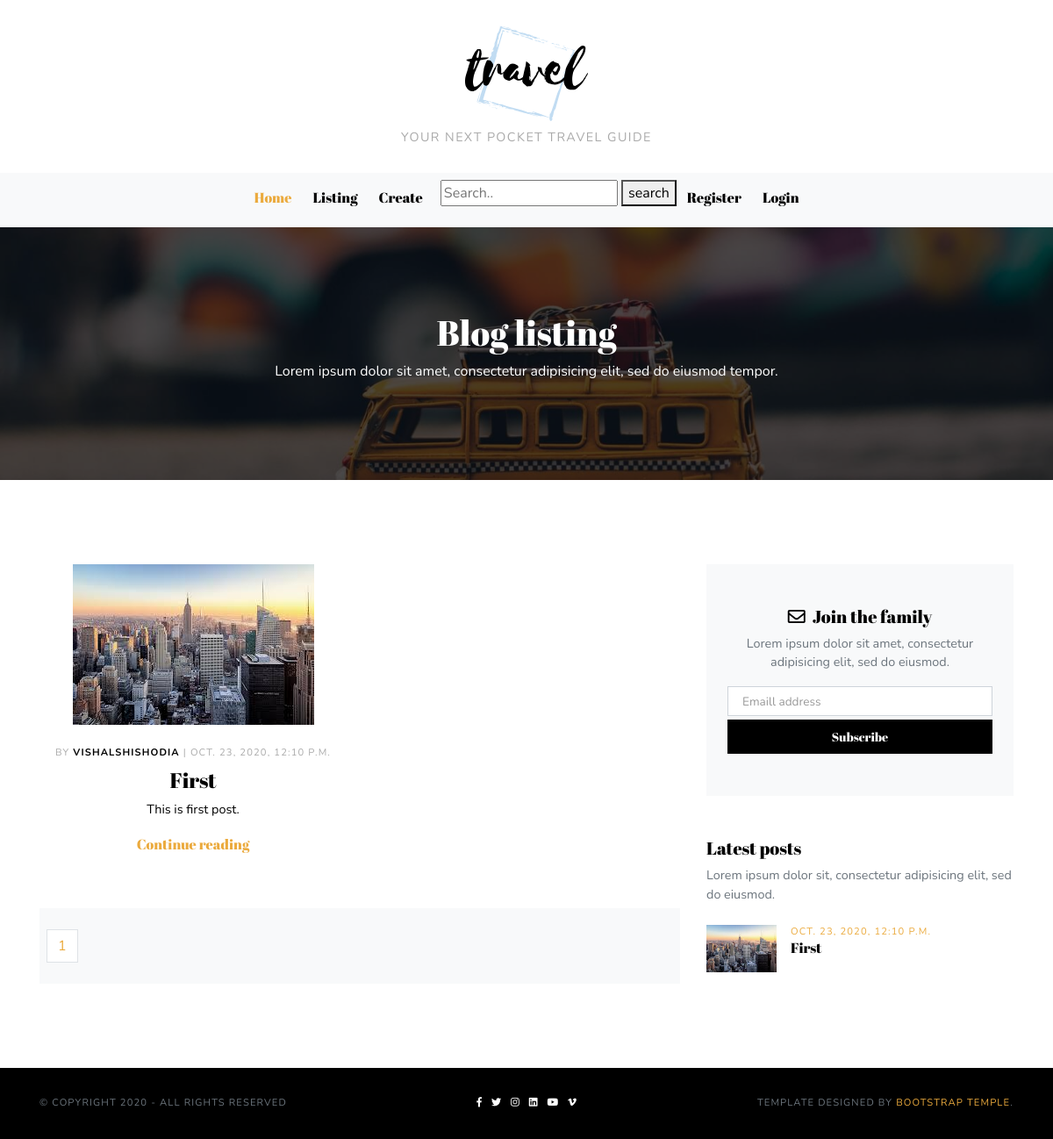
Screenshot of /list/ (signed in) with the database file from the repository.
### posts/models.py (models this page shows, shortened)
class Post(models.Model):
	title = models.CharField(max_length=100,blank=False,null=False)
	content = models.CharField(max_length=300,blank=False,null=False)
	author = models.ForeignKey(Author,on_delete=models.CASCADE)
	timestamp = models.DateTimeField(auto_now_add=True)
	category = models.ForeignKey(Category,on_delete=models.CASCADE)
	country = models.ForeignKey(Country,on_delete=models.CASCADE,default=None)
	thumbnail = models.ImageField()
	featured = models.BooleanField()
	listing = models.BooleanField()
	previous_post = models.ForeignKey(
	'self', related_name='previous', on_delete=models.SET_NULL, blank=True, null=True)
	next_post = models.ForeignKey(
	'self', related_name='next', on_delete=models.SET_NULL, blank=True, null=True)
	def get_absolute_url(self):
		return reverse('detail',kwargs={'pk':self.pk})

class Author(models.Model):
	user = models.OneToOneField(User, on_delete=models.CASCADE)
	about = models.CharField(max_length=100,blank=True,null=True)
	profile_picture = models.ImageField()

### posts/views.py (the view)
# urls.py: path('list/',ListView,name='list'),
def ListView(request):
	posts=Post.objects.all()
	most_recent=Post.objects.order_by('-timestamp')[:3]
	post_cat=get_category_count()
	paginator = Paginator(posts,2)
	page_request_var = 'page'
	page = request.GET.get(page_request_var)
	try:
		paginated_queryset = paginator.page(page)
	except PageNotAnInteger:
		paginated_queryset = paginator.page(1)
	except EmptyPage:
		paginated_queryset = paginator.page(paginator.num_pages)
	context={'queryset':paginated_queryset,
	'most_recent':most_recent,
	'page_request_var': page_request_var,
	'post_cat':post_cat,
	}
	SignUp(request)
	return render(request,'listing.html',context)

### posts/views.py (called while the page is built)
def get_category_count():
	queryset=Post.objects.values('category__title').annotate(Count('category__title'))
	return queryset

def SignUp(request,*args):
	if request.POST:
		email=request.POST['email']
		new_signup=Signup()
		new_signup.email=email
		new_signup.save()

### templates/listing.html (shortened to what this page needs)
{% extends 'base.html' %}
{% load static %}
{% block content %}
    <section class="hero bg-center bg-cover" style="background: url(img/hero-banner.jpg)">
      <div class="dark-overlay py-5">
        <div class="overlay-content">
          <div class="container py-5 text-white text-center">
            <h1>Blog listing</h1>
            <p>Lorem ipsum dolor sit amet, consectetur adipisicing elit, sed do eiusmod tempor.</p>
          </div>
        </div>
      </div>
    </section>
    <section class="pt-5">
      <div class="container pt-5">
        <div class="row mb-5">
          <div class="col-lg-8">
            <div class="row text-center">
              {% for post in queryset %}
              <div class="col-lg-6 mb-5"><a href="{{post.get_absolute_url}}"><img class="img-fluid mb-4" src="{{post.thumbnail.url}}" alt=""/></a>
                <ul class="list-inline small text-uppercase mb-0">
                  <li class="list-inline-item mr-0 text-gray align-middle">By </li>
                  <li class="list-inline-item align-middle mr-0"><a class="font-weight-bold reset-anchor" href="#">{{post.author.user.username}}</a></li>
                  <li class="list-inline-item text-gray align-middle mr-0">|</li>
                  <li class="list-inline-item text-gray align-middle">{{post.timestamp}}</li>
                </ul>
                <h3 class="h4 mt-2"> <a class="reset-anchor" href="post.html">{{post.title}}</a></h3>
                <p class="text-small mb-1">{{post.content}}</p><a class="btn btn-link" href="{{post.get_absolute_url}}">Continue reading</a>
              </div>
              {% endfor %}
            </div>
            <div class="p-4 bg-light mb-5">
              <div class="row">
                <a href="?{{ page_request_var }}={{ queryset.number }}" class="page-link active">{{ queryset.number }}</a>
              </div>
            </div>
          </div>
          <div class="col-lg-4">
            <div class="px-4 py-5 bg-light mb-5 text-center">
              <h3 class="h5"><i class="far fa-envelope mr-2"></i>Join the family</h3>
              <p class="text-small text-muted">Lorem ipsum dolor sit amet, consectetur adipisicing elit, sed do eiusmod.</p>
              <form method='post' action=".">
                <div class="form-group mb-1">
                  <input class="form-control form-control-sm" type="email" name="email" placeholder="Emaill address">
                </div>
                <div class="form-group mb-0">
                  <button class="btn btn-dark btn-block btn-sm" type="submit">Subscribe</button>
                </div>
              </form>
            </div>
            <div class="mb-5">
              <h3 class="h5">Latest posts</h3>
              <p class="text-small text-muted mb-4">Lorem ipsum dolor sit, consectetur adipisicing elit, sed do eiusmod.</p>
              <ul class="list-unstyled">
                {% for post in most_recent %}
                <li class="media mb-1"><a href="{{post.get_absolute_url}}"><img src="{{post.thumbnail.url}}" alt="" width="80"></a>
                  <div class="media-body ml-3">
                    <p class="small text-primary text-uppercase mb-0">{{post.timestamp}}</p>
                    <h6 class="mb-1"><a class="reset-anchor" href="{{post.get_absolute_url}}">{{post.title}}</a></h6>
                  </div>
                </li>
               {% endfor %}
              </ul>
            </div>
          </div>
        </div>
      </div>
    </section>
    <footer class="bg-dark py-4">
      <div class="container">
        <div class="row py-2">
          <div class="col-lg-4 text-center text-lg-left mb-2 mb-lg-0">
            <p class="small text-muted text-uppercase mb-0">&copy; copyright 2020 - all rights reserved</p>
          </div>
          <div class="col-lg-4 text-center mb-2 mb-lg-0">
            <ul class="list-inline text-white small mb-0">
              <li class="list-inline-item"><a class="reset-anchor" href="#"><i class="fab fa-facebook-f"></i></a></li>
              <li class="list-inline-item"><a class="reset-anchor" href="#"><i class="fab fa-twitter"></i></a></li>
              <li class="list-inline-item"><a class="reset-anchor" href="#"><i class="fab fa-instagram"></i></a></li>
              <li class="list-inline-item"><a class="reset-anchor" href="#"><i class="fab fa-linkedin"></i></a></li>
              <li class="list-inline-item"><a class="reset-anchor" href="#"><i class="fab fa-youtube"></i></a></li>
              <li class="list-inline-item"><a class="reset-anchor" href="#"><i class="fab fa-vimeo-v"></i></a></li>
            </ul>
          </div>
          <div class="col-lg-4 text-center text-lg-right">
            <p class="small text-muted text-uppercase mb-0">Template designed by <a href="https://bootstraptemple.com/p/bootstrap-travel">Bootstrap Temple</a>. </p>
          </div>
        </div>
      </div>
    </footer>
{% endblock content %}

### static/css/style.default.css (style rules this page uses)
.text-small { font-size: 0.85rem !important; }
section { overflow: hidden; }
.text-gray { color: #aaa !important; }
.text-uppercase { text-transform: uppercase; letter-spacing: 0.1em; letter-spacing: .1em; }
.text-small { font-size: 0.9rem !important; }
.overlay-content { position: relative; z-index: 20; }
.dark-overlay { position: relative; }
.dark-overlay::after { position: absolute; top: 0; left: 0; width: 100%; height: 100%; content: ' '; opacity: .7; background: #000; }
.bg-cover { background-size: cover !important; background-position: center center !important; }
.bg-center { background-position: 50% 50% !important; }
.reset-anchor { color: inherit; border: none; background: none; }
.reset-anchor { color: inherit; transition: all 0.3s; }
.btn { font-weight: 400; border: 1px solid transparent; font-family: "Abril Fatface", serif; padding: 0.75rem 1.5rem; font-size: 1rem; line-height: 1.5; border-radius: 0rem; transition: color 0.15s ease-in-out, background-color 0.15s ease-in-out, border-color 0.15s ease-in-out, box-shadow 0.15s ease-in-out; }
.btn-link { font-weight: 400; color: #ebaa3d; }
.btn-dark { color: #fff; background-color: #000; border-color: #000; }
.btn-sm { padding: 0.5rem 1rem; font-size: 0.875rem; line-height: 1.5; border-radius: 0rem; }
body { font-family: "Nunito", sans-serif; font-size: 1rem; font-weight: 400; line-height: 1.5; color: #000; background-color: #fff; }
a { color: #ebaa3d; text-decoration: none; }
h1, h2, h3, h4, h5, h6, .h1, .h2, .h3, .h4, .h5, .h6 { margin-bottom: 0.5rem; font-family: "Abril Fatface", serif; font-weight: 400; line-height: 1.2; color: inherit; }
h1, .h1 { font-size: 2.5rem; }
h3, .h3 { font-size: 1.75rem; }
h4, .h4 { font-size: 1.5rem; }
h5, .h5 { font-size: 1.25rem; }
h6, .h6 { font-size: 1rem; }
small, .small { font-size: 70%; font-weight: 400; }
.text-primary { color: #ebaa3d !important; }
.page-link { padding: 0.5rem 0.75rem; line-height: 1.25; color: #ebaa3d; background-color: #fff; border: 1px solid #dee2e6; }
.bg-light { background-color: #f8f9fa !important; }
.bg-dark { background-color: #000 !important; }
.form-control { padding: 1.5rem 1.5rem; font-size: 1rem; line-height: 1.5; color: #495057; background-color: #fff; border: 1px solid #ced4da; border-radius: 0rem; transition: border-color 0.15s ease-in-out, box-shadow 0.15s ease-in-out; }
.form-control::placeholder { color: #6c757d; font-size: 0.85rem; color: #999; }
.form-control-sm { padding: 1rem 1rem; font-size: 0.875rem; line-height: 1.5; border-radius: 0rem; }

### rows the page displays
Post: thumbnail (picture), author.user.username "VISHALSHISHODIA", timestamp "OCT. 23, 2020, 12:10 P.M.", title "First", content "This is first post."

### other values shown
{{ queryset.number }} "1"
